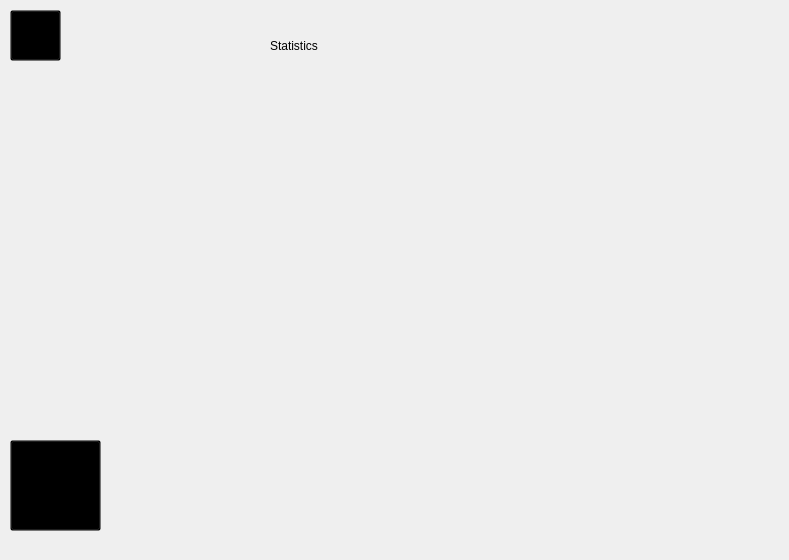
    <widget class="QWidget" name="page_9">
     <widget class="QFrame" name="frame">
      <property name="geometry">
       <rect>
        <x>109</x>
        <y>100</y>
        <width>671</width>
        <height>451</height>
       </rect>
      </property>
      <layout class="QHBoxLayout" name="horizontalLayout"/>
     </widget>
     <widget class="QToolButton" name="toolButton_25">
      <property name="geometry">
       <rect>
        <x>10</x>
        <y>440</y>
        <width>91</width>
        <height>91</height>
       </rect>
      </property>
      <property name="styleSheet">
       <string notr="true">background-color: rgb(0, 0, 0, 0%);</string>
      </property>
      <property name="text">
       <string/>
      </property>
      <property name="icon">
       <iconset resource="Image.qrc">
        <normaloff>:/IMG/IMG/icons8-arrow-pointing-left-80.png</normaloff>:/IMG/IMG/icons8-arrow-pointing-left-80.png</iconset>
      </property>
      <property name="iconSize">
       <size>
        <width>1000</width>
        <height>1000</height>
       </size>
      </property>
     </widget>
     <widget class="QToolButton" name="toolButton_24">
      <property name="geometry">
       <rect>
        <x>10</x>
        <y>10</y>
        <width>51</width>
        <height>51</height>
       </rect>
      </property>
      <property name="styleSheet">
       <string notr="true">background-color: rgb(0, 0, 0, 0%);
</string>
      </property>
      <property name="text">
       <string>...</string>
      </property>
      <property name="icon">
       <iconset resource="Image.qrc">
        <normaloff>:/IMG/IMG/icons8-back-52.png</normaloff>:/IMG/IMG/icons8-back-52.png</iconset>
      </property>
      <property name="iconSize">
       <size>
        <width>80</width>
        <height>80</height>
       </size>
      </property>
     </widget>
     <widget class="QLabel" name="label_19">
      <property name="geometry">
       <rect>
        <x>270</x>
        <y>0</y>
        <width>311</width>
        <height>91</height>
       </rect>
      </property>
      <property name="styleSheet">
       <string notr="true">background-color: rgb(0, 0, 0, 0%);
font: 48pt &quot;Comic Sans MS&quot;;</string>
      </property>
      <property name="text">
       <string>Statistics</string>
      </property>
     </widget>
    </widget>
